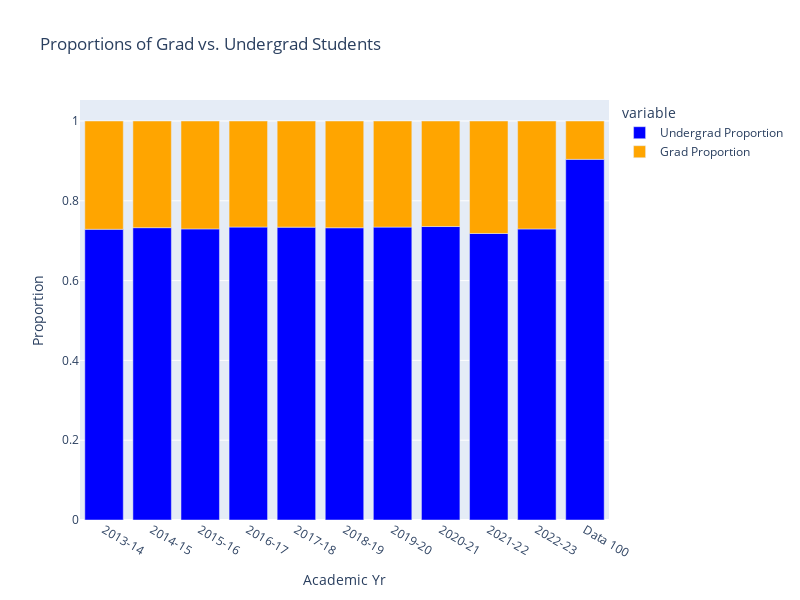

The notebook cell this image was saved under:
### Code cell
data100_row = {'Graduate':[data100_grad], 
               'Undergraduate':[data100_undergrad], 
               'Total':[data100_grad + data100_undergrad], 
               'Undergrad Proportion':[data100_undergrad / (data100_grad + data100_undergrad)],
               'Grad Proportion':[data100_grad / (data100_grad + data100_undergrad)], 
               }

new_row_df = pd.DataFrame(data100_row)

proportions.loc['Data 100'] = new_row_df.iloc[0]


fig = px.bar(proportions.reset_index(), 
             x='Academic Yr', 
             y=['Undergrad Proportion', 'Grad Proportion'],
             title='Proportions of Grad vs. Undergrad Students',
             labels={'value': 'Proportion'},
             color_discrete_map={'Undergrad Proportion': 'blue', 'Grad Proportion': 'orange'})


fig.update_layout(barmode='relative', autosize=False, width=800, height=600)
fig.show()

### Figure 1 — Plotly figure (JSON) as saved in the notebook; plotly's stock layout.template omitted (floating-point values rounded to 4 significant figures)
{"data": [{"alignmentgroup": "True", "hovertemplate": "variable=Undergrad Proportion<br>Academic Yr=%{x}<br>Proportion=%{y}<extra></extra>", "legendgroup": "Undergrad Proportion", "marker": {"color": "blue", "pattern": {"shape": ""}}, "name": "Undergrad Proportion", "offsetgroup": "Undergrad Proportion", "orientation": "v", "showlegend": true, "textposition": "auto", "type": "bar", "x": ["2013-14", "2014-15", "2015-16", "2016-17", "2017-18", "2018-19", "2019-20", "2020-21", "2021-22", "2022-23", "Data 100"], "xaxis": "x", "y": [0.7286, 0.7327, 0.7296, 0.7342, 0.734, 0.7325, 0.734, 0.7355, 0.7181, 0.7295, 0.9039], "yaxis": "y"}, {"alignmentgroup": "True", "hovertemplate": "variable=Grad Proportion<br>Academic Yr=%{x}<br>Proportion=%{y}<extra></extra>", "legendgroup": "Grad Proportion", "marker": {"color": "orange", "pattern": {"shape": ""}}, "name": "Grad Proportion", "offsetgroup": "Grad Proportion", "orientation": "v", "showlegend": true, "textposition": "auto", "type": "bar", "x": ["2013-14", "2014-15", "2015-16", "2016-17", "2017-18", "2018-19", "2019-20", "2020-21", "2021-22", "2022-23", "Data 100"], "xaxis": "x", "y": [0.2714, 0.2673, 0.2704, 0.2658, 0.266, 0.2675, 0.266, 0.2645, 0.2819, 0.2705, 0.09612], "yaxis": "y"}], "layout": {"autosize": false, "barmode": "relative", "height": 600, "legend": {"title": {"text": "variable"}, "tracegroupgap": 0}, "title": {"text": "Proportions of Grad vs. Undergrad Students"}, "width": 800, "xaxis": {"anchor": "y", "autorange": true, "domain": [0, 1], "range": [-0.5, 10.5], "title": {"text": "Academic Yr"}, "type": "category"}, "yaxis": {"anchor": "x", "autorange": true, "domain": [0, 1], "range": [0, 1.053], "title": {"text": "Proportion"}, "type": "linear"}}}
